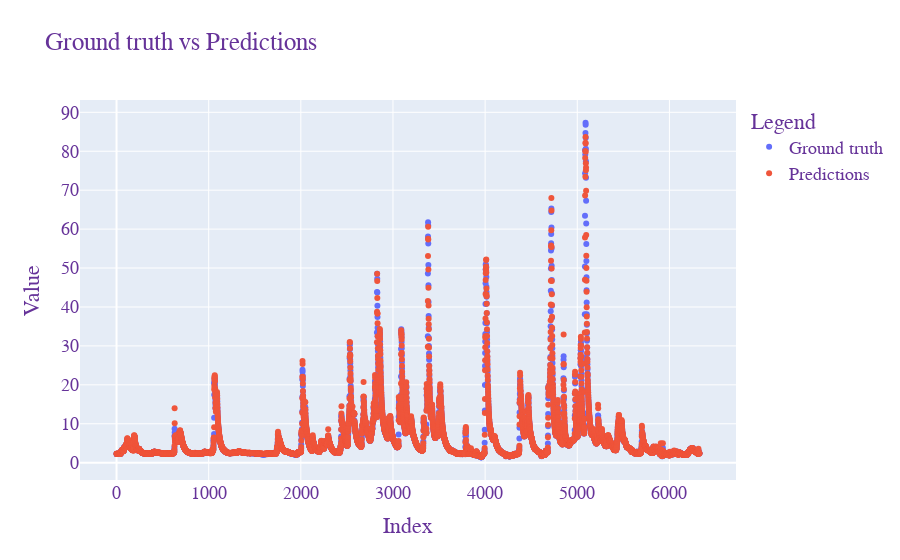

The notebook cell saved with this chart:
### Code cell
import plotly.graph_objects as go

fig = go.Figure()

fig.add_trace(go.Scatter(x=list(range(len(ground_truth))), y=ground_truth,
                    mode='markers',
                    name='Ground truth'))
fig.add_trace(go.Scatter(x=list(range(len(predictions))), y=predictions,
                    mode='markers',
                    name='Predictions'))

fig.update_layout(
    title="Ground truth vs Predictions",
    xaxis_title="Index",
    yaxis_title="Value",
    legend_title="Legend",
    font=dict(
        family="Courier New, monospace",
        size=18,
        color="RebeccaPurple"
    )
)

fig.show()

### Figure 1 — Plotly figure (JSON) as saved in the notebook; plotly's stock layout.template omitted (floating-point values rounded to 4 significant figures; data arrays with more than 128 entries replaced by an {"elided": "..."} marker saying what was removed)
{"data": [{"mode": "markers", "name": "Ground truth", "type": "scatter", "x": {"elided": "6327 int values"}, "y": {"elided": "6327 float values"}}, {"mode": "markers", "name": "Predictions", "type": "scatter", "x": {"elided": "6327 int values"}, "y": {"elided": "6327 float values"}}], "layout": {"font": {"color": "RebeccaPurple", "family": "Courier New, monospace", "size": 18}, "legend": {"title": {"text": "Legend"}}, "title": {"text": "Ground truth vs Predictions"}, "xaxis": {"title": {"text": "Index"}}, "yaxis": {"title": {"text": "Value"}}}}
